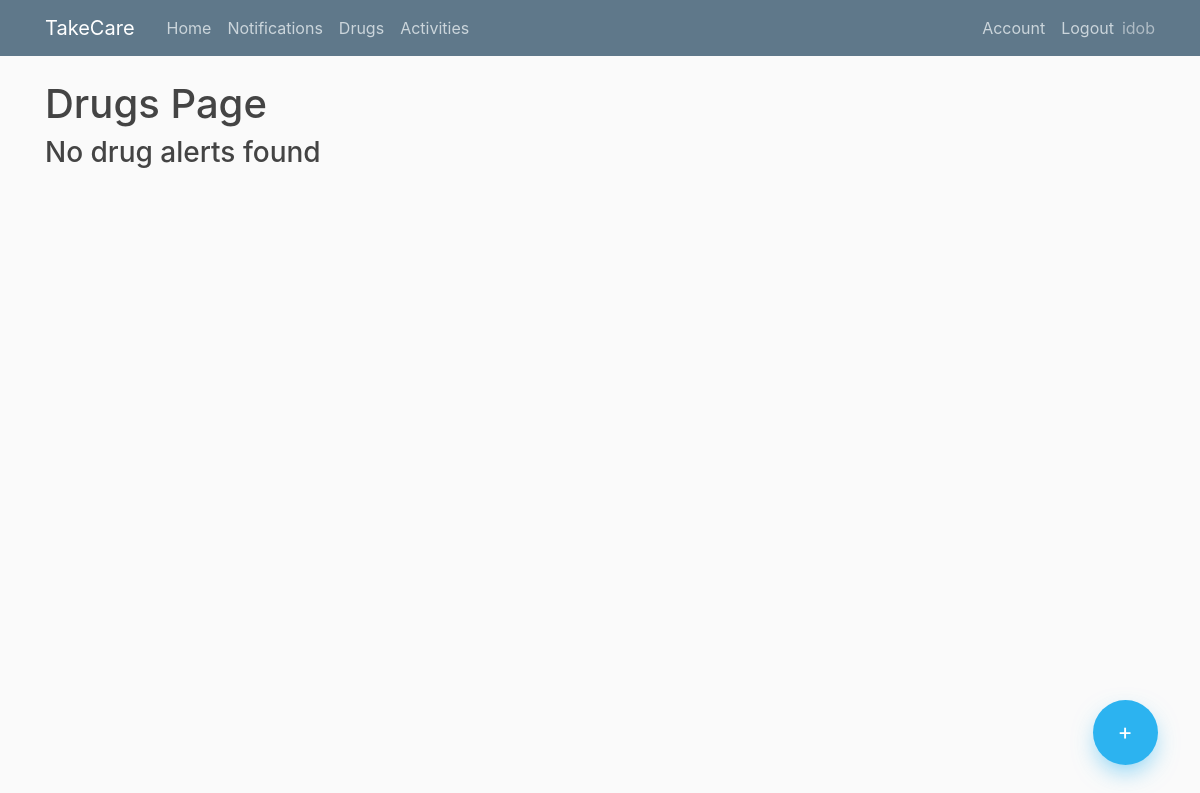
The app's page /drugs (signed in), older data.
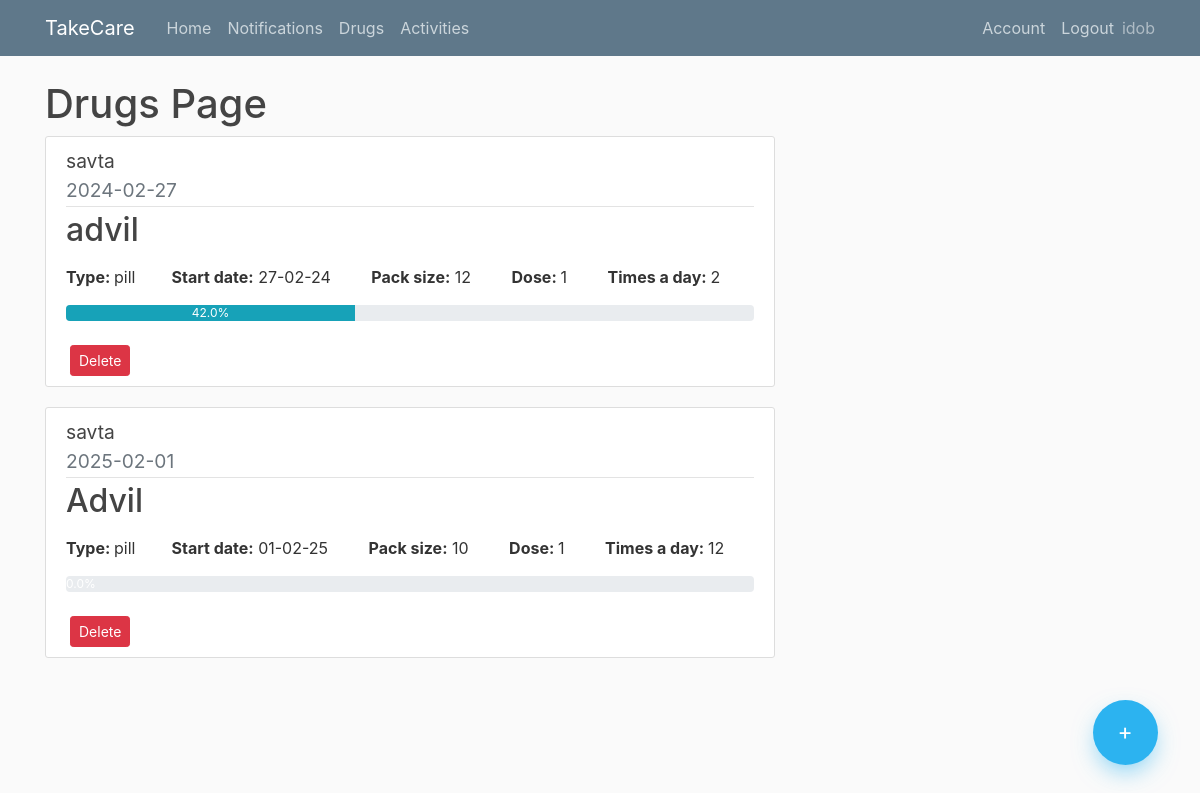
The same page, newer data.
### app/models.py (models this page shows, shortened)
class User(db.Model, UserMixin):
    id = db.Column(db.Integer, primary_key=True)
    username = db.Column(db.String(20), unique=True,nullable=False)
    email = db.Column(db.String(100), unique=True,nullable=False)
    image_file = db.Column(db.String(100),nullable=False,default='default.jpg')
    password= db.Column(db.String(60),nullable=False)
    ElderlyUser = db.relationship('Elderlyuser',backref='creator',lazy=True )
    Notifications = db.relationship('Notification',backref='creator',lazy=True )
    Drugs = db.relationship('Drug',backref='creator',lazy=True )

class Elderlyuser(db.Model, UserMixin):
    id = db.Column(db.Integer, primary_key=True)
    username = db.Column(db.String(20), unique=True,nullable=False)
    password= db.Column(db.String(60),nullable=False)
    user_id = db.Column(db.Integer, db.ForeignKey('user.id'), nullable=False)

class Drug(db.Model):
    id = db.Column(db.Integer, primary_key=True)
    name = db.Column(db.String(150),nullable=False)
    type = db.Column(db.Text,nullable=False)
    dose = db.Column(db.Integer,nullable=False)
    timesaday = db.Column(db.Integer,nullable=False)
    taketime= db.Column(db.Time, nullable=False)
    gap = db.Column(db.Integer, nullable=False)
    packsize = db.Column(db.Integer,nullable=False)
    daystotake = db.Column(db.Integer,nullable=False)
    startdate = db.Column(db.Date,nullable=False)
    user_id = db.Column(db.Integer, db.ForeignKey('user.id'), nullable=False)
    elderly_user_id = db.Column(db.Integer, db.ForeignKey('elderlyuser.id'), nullable=False)
    drugschedules = db.relationship("DrugSchedule", cascade="all, delete")

### app/routes.py (the view)
@app.route("/drugs")
@login_required
def drugs():
    if current_user.is_authenticated:
        drugs = Drug.query.filter_by(user_id=current_user.id)
        drug_schedule = DrugSchedule.query.filter_by(user_id=current_user.id)
        eldelys = Elderlyuser.query.filter_by(user_id=current_user.id)
        eldelys_dict = {i.id: i.username for i in eldelys}
        return render_template("drugs.html",drugs=drugs,drug_schedule=drug_schedule, title="Drugs",eldelys_dict=eldelys_dict)
    else:
        return render_template("home.html")

### app/models.py (called while the page is built)
@login_manager.user_loader
def load_user(user_id):
    return User.query.get(int(user_id))

### app/templates/drugs.html (shortened to what this page needs)
{% extends "layout.html" %}
{% block content %}
    <h1>Drugs Page</h1>
    <div class="floating-container">
        <a class="floating-button" href="{{ url_for('add_drug')}}"> +</a>
    </div>
    {% if drugs.count() == 0  %}
        <h3>No drug alerts found</h3>
    {% else %}
        {% for drug in drugs %}
            {% set counter = namespace(count=0) %}
            {% set totalcounter = namespace(count=0) %}
            {% for reminder in drug_schedule %}
                {% if reminder.drug_id == drug.id %}
                    {% set totalcounter.count = totalcounter.count + 1 %}
                    {% if reminder.took == 1 %}
                        {% set counter.count = counter.count + 1 %}
                    {% endif %}
                {% endif %}
            {% endfor %}
            {% if totalcounter.count > 0 %}
                {% set percentage = (counter.count / totalcounter.count * 100) | round %}
            {% else %}
                {% set percentage = 0 %}
            {% endif %}
            <article class="media content-section">
                <div class="media-body">
                    <div class="article-title">
                        <big>{{ eldelys_dict[drug.elderly_user_id] }}</big>
                    </div>
                    <div class="article-metadata">
                        <big class="text-muted">{{ drug.startdate.strftime('%Y-%m-%d') }} </big>
                    </div>
                    <h2>{{ drug.name }}</h2>
                    <p>
                        <strong>Type: </strong> {{ drug.type }}&nbsp; &nbsp; &nbsp; &nbsp;
                       <strong>Start date:</strong> {{ drug.startdate.strftime('%d-%m-%y') }} &nbsp; &nbsp; &nbsp; &nbsp;
                        <strong>Pack size:</strong> {{ drug.packsize }} &nbsp; &nbsp; &nbsp; &nbsp;
                       <strong> Dose: </strong>{{ drug.dose }} &nbsp; &nbsp; &nbsp; &nbsp;
                        <strong>Times a day: </strong>{{ drug.timesaday }} &nbsp;
                    </p>
                    <div class="progress">
                        <div class="progress-bar bg-info" role="progressbar" style="width: {{ percentage }}%;" aria-valuenow="{{ percentage }}" aria-valuemin="0" aria-valuemax="100">{{ percentage }}%</div>
                    </div>
                    <br>
                    <button type="button" class="btn btn-danger btn-sm ml-1" data-toggle="modal" data-target="#deleteModal{{drug.id}}">
                        Delete
                    </button>
                </div>
            </article>
        {% endfor %}
    {% endif %}
{% endblock content %}

### app/templates/layout.html (shortened to what this page needs)
<!DOCTYPE html>
<html>
<head>
    <link rel="stylesheet" href="https://maxcdn.bootstrapcdn.com/bootstrap/4.0.0/css/bootstrap.min.css">
    <link rel="stylesheet" type="text/css" href="{{ url_for('static', filename='main.css') }}">
</head>
<body>
    <header class="site-header">
      <nav class="navbar navbar-expand-md navbar-dark bg-steel fixed-top">
        <div class="container">
          <a class="navbar-brand mr-4" href="/">TakeCare</a>
          <div class="collapse navbar-collapse" id="navbarToggle">
            <div class="navbar-nav mr-auto">
              <a class="nav-item nav-link" href="{{url_for('home')}}">Home</a>
              <a class="nav-item nav-link" href="{{url_for('notification')}}">Notifications</a>
              <a class="nav-item nav-link" href="{{url_for('drugs')}}">Drugs</a>
              <a class="nav-item nav-link" href="{{url_for('activities')}}">Activities</a>
            </div>
            {% if not current_user.is_authenticated %}
            <div class="navbar-nav">
              <a class="nav-item nav-link" href="{{url_for('login')}}">Login</a>
              <a class="nav-item nav-link" href="{{url_for('register')}}">Register</a>
            </div>
            {% else %}
            <div class="navbar-nav">
              <a class="nav-item nav-link" href="{{url_for('account')}}">Account</a>
              <a class="nav-item nav-link" href="{{url_for('logout')}}">Logout</a>
              <sapn class="navbar-text">{{current_user.username}}</span>
            </div>
            {% endif %}
          </div>
        </div>
      </nav>
    </header>
    <main role="main" class="container">
      <div class="row">
        <div class="col-md-8">
          {% block content %} {% endblock %}
        </div>
    </main>
</body>
</html>

### app/static/main.css (style rules this page uses)
body { background: #fafafa; color: #333333; margin-top: 5rem; }
h1, h2, h3, h4, h5, h6 { color: #444444; }
.bg-steel { background-color: #5f788a; }
.site-header .navbar-nav .nav-link { color: #cbd5db; }
.content-section { background: #ffffff; padding: 10px 20px; border: 1px solid #dddddd; border-radius: 3px; margin-bottom: 20px; }
.article-title { color: #444444; }
.article-metadata { padding-bottom: 1px; margin-bottom: 4px; border-bottom: 1px solid #e3e3e3 }
.floating-container { position: fixed; width: 100px; height: 100px; bottom: 0; right: 0; margin: 35px 25px; }
.floating-container .floating-button { position: absolute; width: 65px; height: 65px; background: #2cb3f0; bottom: 0; border-radius: 50%; left: 0; right: 0; margin: auto; color: white; line-height: 65px; text-align: center; font-size: 23px; z-index: 100; box-shadow: 0 10px 25px -5px rgba(44, 179, 240, 0.6); cursor: pointer; -webkit-transition: all 0.3s; transition: all 0.3s; }

Row changes from the older to the newer data that the page shows:
added Drug: startdate "2024-02-27", name "advil", type "pill", startdate "27-02-24", packsize "12", dose "1", timesaday "2", percentage "42.0"
now on this page (row unchanged): Elderlyuser: username "savta"
added Drug: startdate "2025-02-01", name "Advil", type "pill", startdate "01-02-25", packsize "10", dose "1", timesaday "12", percentage "0.0"
Text that changed along with them:
text no longer shown: "No drug alerts found"
